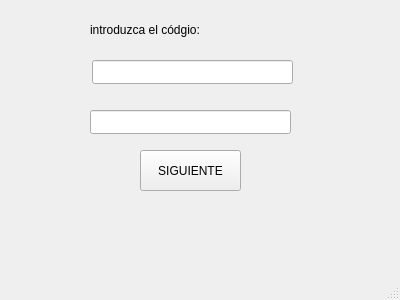
<?xml version="1.0" encoding="UTF-8"?>
<ui version="4.0">
 <class>MainWindow</class>
 <widget class="QMainWindow" name="MainWindow">
  <property name="geometry">
   <rect>
    <x>0</x>
    <y>0</y>
    <width>400</width>
    <height>300</height>
   </rect>
  </property>
  <property name="windowTitle">
   <string>MainWindow</string>
  </property>
  <widget class="QWidget" name="centralWidget">
   <widget class="QPushButton" name="boton">
    <property name="geometry">
     <rect>
      <x>140</x>
      <y>150</y>
      <width>101</width>
      <height>41</height>
     </rect>
    </property>
    <property name="text">
     <string>SIGUIENTE</string>
    </property>
   </widget>
   <widget class="QLabel" name="label">
    <property name="geometry">
     <rect>
      <x>90</x>
      <y>20</y>
      <width>201</width>
      <height>20</height>
     </rect>
    </property>
    <property name="text">
     <string>introduzca el códgio:</string>
    </property>
    <property name="scaledContents">
     <bool>true</bool>
    </property>
   </widget>
   <widget class="QLineEdit" name="recipiente">
    <property name="geometry">
     <rect>
      <x>90</x>
      <y>110</y>
      <width>201</width>
      <height>24</height>
     </rect>
    </property>
   </widget>
   <widget class="QLineEdit" name="dir">
    <property name="geometry">
     <rect>
      <x>92</x>
      <y>60</y>
      <width>201</width>
      <height>24</height>
     </rect>
    </property>
   </widget>
  </widget>
  <widget class="QMenuBar" name="menuBar">
   <property name="geometry">
    <rect>
     <x>0</x>
     <y>0</y>
     <width>400</width>
     <height>27</height>
    </rect>
   </property>
  </widget>
  <widget class="QStatusBar" name="statusBar"/>
 </widget>
 <layoutdefault spacing="6" margin="11"/>
 <resources/>
 <connections/>
</ui>
